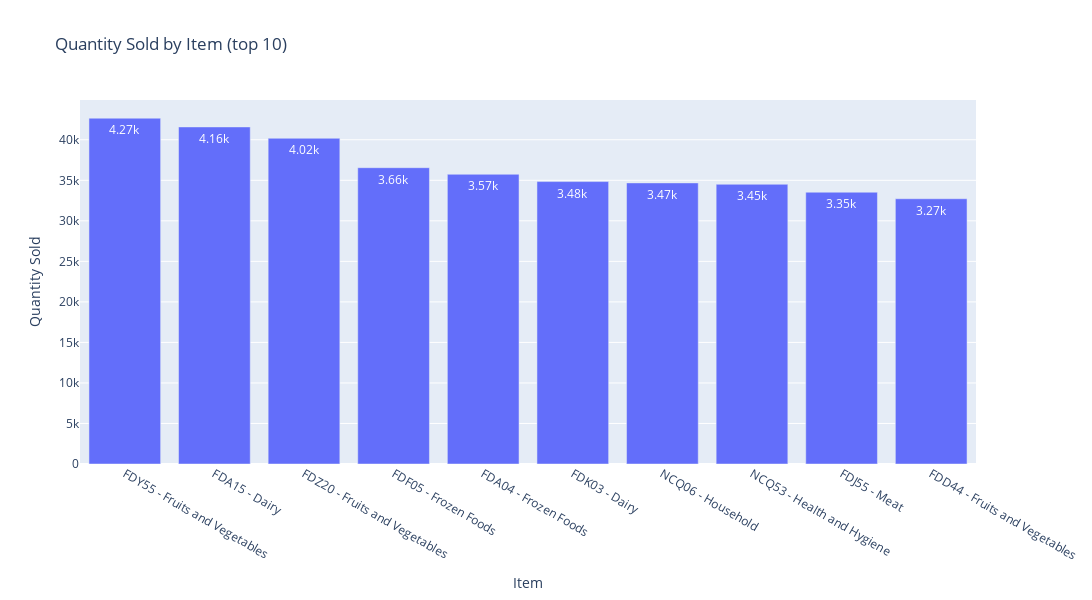

The code cell stored with this chart in its notebook:
### Markdown cell above
Esse barplot, visualmente parece um histograma. Porém, o que ele de fato está mostrando é a quantidade de vezes que um mesmo item aparece na tabela. Por exemplo:
* Na primeira barra: 9 itens aparecem apenas 1 vez;
* Na quarta barra: 234 itens aparecem 4 vezes;

### Code cell
df_item_sales = df_train_raw.copy()
df_item_sales['Item_Identifier_Type'] = df_item_sales['Item_Identifier'] + ' - ' + df_item_sales['Item_Type']

df_item_sales = df_item_sales.groupby(['Item_Identifier_Type'])['Item_Outlet_Sales'].sum().reset_index().sort_values(by=['Item_Outlet_Sales'], ascending=False)
df_item_sales['Item_Outlet_Sales_resumed'] = df_item_sales['Item_Outlet_Sales'].apply(resumeNumber)

fig = go.Figure()

fig.add_trace(go.Bar(
    x=df_item_sales['Item_Identifier_Type'][0:10].values,
    y=df_item_sales['Item_Outlet_Sales'][0:10].values,
    text=df_item_sales['Item_Outlet_Sales_resumed'][0:10].values
))

fig.update_layout(
        title=f'<span>Quantity Sold by Item (top 10)</span>', 
        autosize=False,
        width=1200,
        height=600,
        xaxis=dict(title=f'<span>Item</span>'),
        yaxis=dict(title=f'<span>Quantity Sold</span>')
    )

fig.show()

### Figure 1 — Plotly figure (JSON) as saved in the notebook; plotly's stock layout.template omitted (floating-point values rounded to 4 significant figures)
{"data": [{"text": ["4.27k", "4.16k", "4.02k", "3.66k", "3.57k", "3.48k", "3.47k", "3.45k", "3.35k", "3.27k"], "type": "bar", "x": ["FDY55 - Fruits and Vegetables", "FDA15 - Dairy", "FDZ20 - Fruits and Vegetables", "FDF05 - Frozen Foods", "FDA04 - Frozen Foods", "FDK03 - Dairy", "NCQ06 - Household", "NCQ53 - Health and Hygiene", "FDJ55 - Meat", "FDD44 - Fruits and Vegetables"], "y": [42660.0, 41580.0, 40190.0, 36560.0, 35740.0, 34840.0, 34680.0, 34510.0, 33530.0, 32720.0]}], "layout": {"autosize": false, "height": 600, "title": {"text": "<span>Quantity Sold by Item (top 10)</span>"}, "width": 1200, "xaxis": {"title": {"text": "<span>Item</span>"}}, "yaxis": {"title": {"text": "<span>Quantity Sold</span>"}}}}
